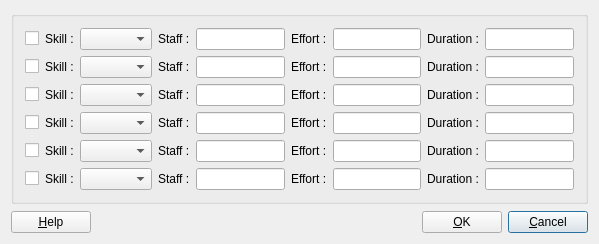
<?xml version="1.0" encoding="UTF-8"?>
<ui version="4.0">
 <class>EstimationsDialog</class>
 <widget class="QDialog" name="EstimationsDialog">
  <property name="geometry">
   <rect>
    <x>0</x>
    <y>0</y>
    <width>599</width>
    <height>244</height>
   </rect>
  </property>
  <property name="windowTitle">
   <string>Estimations</string>
  </property>
  <layout class="QGridLayout">
   <item row="2" column="0">
    <widget class="QPushButton" name="helpButton_">
     <property name="text">
      <string>&amp;Help</string>
     </property>
     <property name="shortcut">
      <string>Alt+H</string>
     </property>
     <property name="autoDefault">
      <bool>false</bool>
     </property>
    </widget>
   </item>
   <item row="2" column="3">
    <widget class="QPushButton" name="cancelButton_">
     <property name="text">
      <string>&amp;Cancel</string>
     </property>
     <property name="shortcut">
      <string>Alt+C</string>
     </property>
    </widget>
   </item>
   <item row="2" column="2">
    <widget class="QPushButton" name="okButton_">
     <property name="text">
      <string>&amp;OK</string>
     </property>
     <property name="shortcut">
      <string>Alt+O</string>
     </property>
    </widget>
   </item>
   <item row="2" column="1">
    <spacer name="Horizontal Spacing2">
     <property name="orientation">
      <enum>Qt::Horizontal</enum>
     </property>
     <property name="sizeType">
      <enum>QSizePolicy::Expanding</enum>
     </property>
     <property name="sizeHint" stdset="0">
      <size>
       <width>280</width>
       <height>20</height>
      </size>
     </property>
    </spacer>
   </item>
   <item row="1" column="2">
    <spacer name="spacer23">
     <property name="orientation">
      <enum>Qt::Vertical</enum>
     </property>
     <property name="sizeType">
      <enum>QSizePolicy::Expanding</enum>
     </property>
     <property name="sizeHint" stdset="0">
      <size>
       <width>20</width>
       <height>16</height>
      </size>
     </property>
    </spacer>
   </item>
   <item row="0" column="0" colspan="4">
    <widget class="QGroupBox" name="groupBox1">
     <layout class="QGridLayout">
      <item row="0" column="0">
       <widget class="QCheckBox" name="blockBox1">
        <property name="text">
         <string/>
        </property>
       </widget>
      </item>
      <item row="1" column="0">
       <widget class="QCheckBox" name="blockBox2">
        <property name="text">
         <string/>
        </property>
       </widget>
      </item>
      <item row="2" column="0">
       <widget class="QCheckBox" name="blockBox3">
        <property name="text">
         <string/>
        </property>
       </widget>
      </item>
      <item row="3" column="0">
       <widget class="QCheckBox" name="blockBox4">
        <property name="text">
         <string/>
        </property>
       </widget>
      </item>
      <item row="4" column="0">
       <widget class="QCheckBox" name="blockBox5">
        <property name="text">
         <string/>
        </property>
       </widget>
      </item>
      <item row="5" column="0">
       <widget class="QCheckBox" name="blockBox6">
        <property name="text">
         <string/>
        </property>
       </widget>
      </item>
      <item row="1" column="2">
       <widget class="QComboBox" name="comboSkill2">
        <property name="sizePolicy">
         <sizepolicy hsizetype="Expanding" vsizetype="Fixed">
          <horstretch>0</horstretch>
          <verstretch>0</verstretch>
         </sizepolicy>
        </property>
       </widget>
      </item>
      <item row="2" column="1">
       <widget class="QLabel" name="textLabel1_2_3">
        <property name="text">
         <string>Skill :</string>
        </property>
        <property name="wordWrap">
         <bool>false</bool>
        </property>
       </widget>
      </item>
      <item row="3" column="1">
       <widget class="QLabel" name="textLabel1_2_4">
        <property name="text">
         <string>Skill :</string>
        </property>
        <property name="wordWrap">
         <bool>false</bool>
        </property>
       </widget>
      </item>
      <item row="4" column="2">
       <widget class="QComboBox" name="comboSkill5">
        <property name="sizePolicy">
         <sizepolicy hsizetype="Expanding" vsizetype="Fixed">
          <horstretch>0</horstretch>
          <verstretch>0</verstretch>
         </sizepolicy>
        </property>
       </widget>
      </item>
      <item row="0" column="2">
       <widget class="QComboBox" name="comboSkill1">
        <property name="sizePolicy">
         <sizepolicy hsizetype="Expanding" vsizetype="Fixed">
          <horstretch>0</horstretch>
          <verstretch>0</verstretch>
         </sizepolicy>
        </property>
        <property name="minimumSize">
         <size>
          <width>70</width>
          <height>0</height>
         </size>
        </property>
       </widget>
      </item>
      <item row="4" column="1">
       <widget class="QLabel" name="textLabel1_2_5">
        <property name="text">
         <string>Skill :</string>
        </property>
        <property name="wordWrap">
         <bool>false</bool>
        </property>
       </widget>
      </item>
      <item row="5" column="2">
       <widget class="QComboBox" name="comboSkill6">
        <property name="sizePolicy">
         <sizepolicy hsizetype="Expanding" vsizetype="Fixed">
          <horstretch>0</horstretch>
          <verstretch>0</verstretch>
         </sizepolicy>
        </property>
       </widget>
      </item>
      <item row="5" column="1">
       <widget class="QLabel" name="textLabel1_2_6">
        <property name="text">
         <string>Skill :</string>
        </property>
        <property name="wordWrap">
         <bool>false</bool>
        </property>
       </widget>
      </item>
      <item row="2" column="2">
       <widget class="QComboBox" name="comboSkill3">
        <property name="sizePolicy">
         <sizepolicy hsizetype="Expanding" vsizetype="Fixed">
          <horstretch>0</horstretch>
          <verstretch>0</verstretch>
         </sizepolicy>
        </property>
       </widget>
      </item>
      <item row="0" column="1">
       <widget class="QLabel" name="textLabel1_2">
        <property name="text">
         <string>Skill :</string>
        </property>
        <property name="wordWrap">
         <bool>false</bool>
        </property>
       </widget>
      </item>
      <item row="1" column="1">
       <widget class="QLabel" name="textLabel1_2_2">
        <property name="text">
         <string>Skill :</string>
        </property>
        <property name="wordWrap">
         <bool>false</bool>
        </property>
       </widget>
      </item>
      <item row="3" column="2">
       <widget class="QComboBox" name="comboSkill4">
        <property name="sizePolicy">
         <sizepolicy hsizetype="Expanding" vsizetype="Fixed">
          <horstretch>0</horstretch>
          <verstretch>0</verstretch>
         </sizepolicy>
        </property>
       </widget>
      </item>
      <item row="0" column="3">
       <widget class="QLabel" name="textLabel1">
        <property name="text">
         <string>Staff :</string>
        </property>
        <property name="wordWrap">
         <bool>false</bool>
        </property>
       </widget>
      </item>
      <item row="0" column="4">
       <widget class="QLineEdit" name="staffEdit1"/>
      </item>
      <item row="1" column="3">
       <widget class="QLabel" name="textLabel1_3">
        <property name="text">
         <string>Staff :</string>
        </property>
        <property name="wordWrap">
         <bool>false</bool>
        </property>
       </widget>
      </item>
      <item row="1" column="4">
       <widget class="QLineEdit" name="staffEdit2"/>
      </item>
      <item row="2" column="3">
       <widget class="QLabel" name="textLabel1_4">
        <property name="text">
         <string>Staff :</string>
        </property>
        <property name="wordWrap">
         <bool>false</bool>
        </property>
       </widget>
      </item>
      <item row="2" column="4">
       <widget class="QLineEdit" name="staffEdit3"/>
      </item>
      <item row="3" column="3">
       <widget class="QLabel" name="textLabel1_5">
        <property name="text">
         <string>Staff :</string>
        </property>
        <property name="wordWrap">
         <bool>false</bool>
        </property>
       </widget>
      </item>
      <item row="3" column="4">
       <widget class="QLineEdit" name="staffEdit4"/>
      </item>
      <item row="4" column="3">
       <widget class="QLabel" name="textLabel1_6">
        <property name="text">
         <string>Staff :</string>
        </property>
        <property name="wordWrap">
         <bool>false</bool>
        </property>
       </widget>
      </item>
      <item row="4" column="4">
       <widget class="QLineEdit" name="staffEdit5"/>
      </item>
      <item row="5" column="3">
       <widget class="QLabel" name="textLabel1_7">
        <property name="text">
         <string>Staff :</string>
        </property>
        <property name="wordWrap">
         <bool>false</bool>
        </property>
       </widget>
      </item>
      <item row="5" column="4">
       <widget class="QLineEdit" name="staffEdit6"/>
      </item>
      <item row="0" column="5">
       <widget class="QLabel" name="textLabel1_8">
        <property name="text">
         <string>Effort :</string>
        </property>
        <property name="wordWrap">
         <bool>false</bool>
        </property>
       </widget>
      </item>
      <item row="0" column="6">
       <widget class="QLineEdit" name="effortEdit1"/>
      </item>
      <item row="1" column="5">
       <widget class="QLabel" name="textLabel1_3_2">
        <property name="text">
         <string>Effort :</string>
        </property>
        <property name="wordWrap">
         <bool>false</bool>
        </property>
       </widget>
      </item>
      <item row="1" column="6">
       <widget class="QLineEdit" name="effortEdit2"/>
      </item>
      <item row="2" column="5">
       <widget class="QLabel" name="textLabel1_4_2">
        <property name="text">
         <string>Effort :</string>
        </property>
        <property name="wordWrap">
         <bool>false</bool>
        </property>
       </widget>
      </item>
      <item row="2" column="6">
       <widget class="QLineEdit" name="effortEdit3"/>
      </item>
      <item row="3" column="5">
       <widget class="QLabel" name="textLabel1_5_2">
        <property name="text">
         <string>Effort :</string>
        </property>
        <property name="wordWrap">
         <bool>false</bool>
        </property>
       </widget>
      </item>
      <item row="3" column="6">
       <widget class="QLineEdit" name="effortEdit4"/>
      </item>
      <item row="4" column="5">
       <widget class="QLabel" name="textLabel1_6_2">
        <property name="text">
         <string>Effort :</string>
        </property>
        <property name="wordWrap">
         <bool>false</bool>
        </property>
       </widget>
      </item>
      <item row="4" column="6">
       <widget class="QLineEdit" name="effortEdit5"/>
      </item>
      <item row="5" column="5">
       <widget class="QLabel" name="textLabel1_7_2">
        <property name="text">
         <string>Effort :</string>
        </property>
        <property name="wordWrap">
         <bool>false</bool>
        </property>
       </widget>
      </item>
      <item row="5" column="6">
       <widget class="QLineEdit" name="effortEdit6"/>
      </item>
      <item row="1" column="8">
       <widget class="QLineEdit" name="durationEdit2"/>
      </item>
      <item row="2" column="8">
       <widget class="QLineEdit" name="durationEdit3"/>
      </item>
      <item row="0" column="8">
       <widget class="QLineEdit" name="durationEdit1"/>
      </item>
      <item row="4" column="8">
       <widget class="QLineEdit" name="durationEdit5"/>
      </item>
      <item row="3" column="8">
       <widget class="QLineEdit" name="durationEdit4"/>
      </item>
      <item row="5" column="8">
       <widget class="QLineEdit" name="durationEdit6"/>
      </item>
      <item row="0" column="7">
       <widget class="QLabel" name="textLabel1_8_2">
        <property name="text">
         <string>Duration :</string>
        </property>
        <property name="wordWrap">
         <bool>false</bool>
        </property>
       </widget>
      </item>
      <item row="1" column="7">
       <widget class="QLabel" name="textLabel1_3_2_2">
        <property name="text">
         <string>Duration :</string>
        </property>
        <property name="wordWrap">
         <bool>false</bool>
        </property>
       </widget>
      </item>
      <item row="2" column="7">
       <widget class="QLabel" name="textLabel1_4_2_2">
        <property name="text">
         <string>Duration :</string>
        </property>
        <property name="wordWrap">
         <bool>false</bool>
        </property>
       </widget>
      </item>
      <item row="3" column="7">
       <widget class="QLabel" name="textLabel1_5_2_2">
        <property name="text">
         <string>Duration :</string>
        </property>
        <property name="wordWrap">
         <bool>false</bool>
        </property>
       </widget>
      </item>
      <item row="4" column="7">
       <widget class="QLabel" name="textLabel1_6_2_2">
        <property name="text">
         <string>Duration :</string>
        </property>
        <property name="wordWrap">
         <bool>false</bool>
        </property>
       </widget>
      </item>
      <item row="5" column="7">
       <widget class="QLabel" name="textLabel1_7_2_2">
        <property name="text">
         <string>Duration :</string>
        </property>
        <property name="wordWrap">
         <bool>false</bool>
        </property>
       </widget>
      </item>
     </layout>
    </widget>
   </item>
  </layout>
 </widget>
 <layoutdefault spacing="6" margin="11"/>
 <pixmapfunction>qPixmapFromMimeSource</pixmapfunction>
 <tabstops>
  <tabstop>blockBox1</tabstop>
  <tabstop>comboSkill1</tabstop>
  <tabstop>blockBox2</tabstop>
  <tabstop>comboSkill2</tabstop>
  <tabstop>blockBox3</tabstop>
  <tabstop>comboSkill3</tabstop>
  <tabstop>blockBox4</tabstop>
  <tabstop>comboSkill4</tabstop>
  <tabstop>blockBox5</tabstop>
  <tabstop>comboSkill5</tabstop>
  <tabstop>blockBox6</tabstop>
  <tabstop>comboSkill6</tabstop>
  <tabstop>helpButton_</tabstop>
  <tabstop>okButton_</tabstop>
  <tabstop>cancelButton_</tabstop>
 </tabstops>
 <resources/>
 <connections>
  <connection>
   <sender>helpButton_</sender>
   <signal>clicked()</signal>
   <receiver>EstimationsDialog</receiver>
   <slot>help()</slot>
   <hints>
    <hint type="sourcelabel">
     <x>20</x>
     <y>20</y>
    </hint>
    <hint type="destinationlabel">
     <x>20</x>
     <y>20</y>
    </hint>
   </hints>
  </connection>
  <connection>
   <sender>cancelButton_</sender>
   <signal>clicked()</signal>
   <receiver>EstimationsDialog</receiver>
   <slot>reject()</slot>
   <hints>
    <hint type="sourcelabel">
     <x>20</x>
     <y>20</y>
    </hint>
    <hint type="destinationlabel">
     <x>20</x>
     <y>20</y>
    </hint>
   </hints>
  </connection>
  <connection>
   <sender>okButton_</sender>
   <signal>clicked()</signal>
   <receiver>EstimationsDialog</receiver>
   <slot>accept()</slot>
   <hints>
    <hint type="sourcelabel">
     <x>20</x>
     <y>20</y>
    </hint>
    <hint type="destinationlabel">
     <x>20</x>
     <y>20</y>
    </hint>
   </hints>
  </connection>
 </connections>
</ui>
